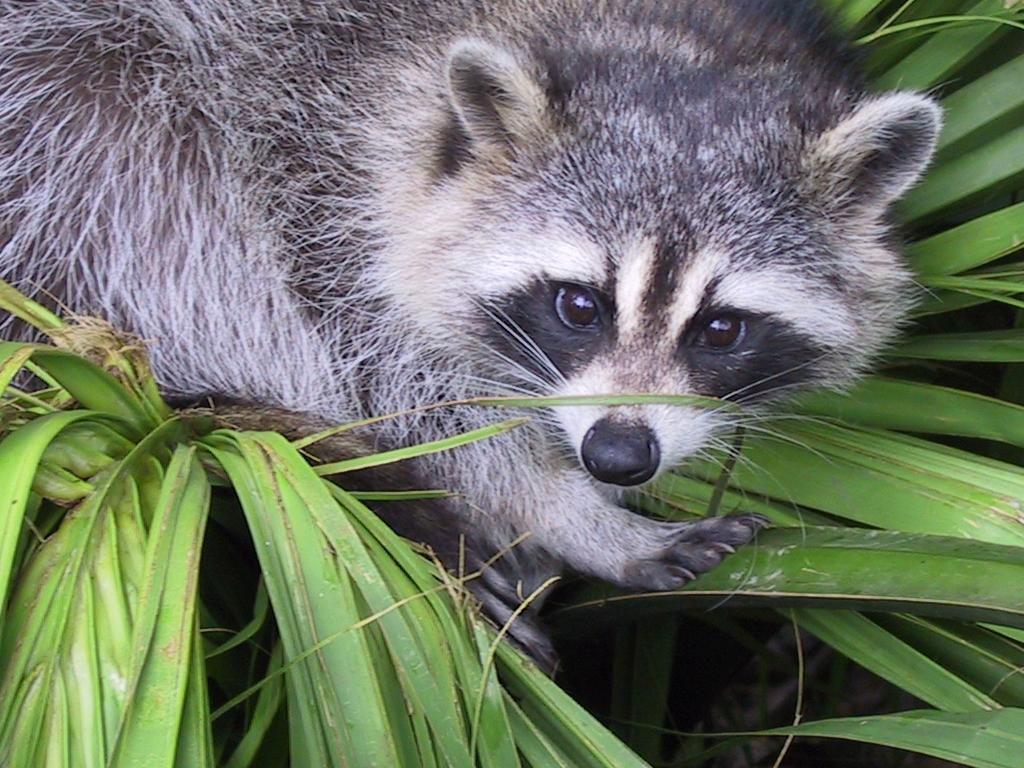
#> input picture py/ex03/animal.jpeg, 1024 x 768 px
$ python zoom.py
#> lines starting #> are read from the running program, lines starting #| are printed output that depends on the picture
### py/ex03/load_image.py
import numpy as np
from PIL import Image


def ft_load(path: str) -> np.ndarray:
    """Load an image from a file and convert it to a numpy array."""
#> called with path = 'animal.jpeg'
    try:
        img = Image.open(path)
#> img is the input picture: PIL image 1024x768 RGB; mean R, G, B 110.7, 117.7, 102.1
    except FileNotFoundError:
        raise FileNotFoundError(f"File not found: {path}")
    except Exception as e:
        raise Exception(f"Failed to load image: {e}")
    if img.format.lower() not in ['jpg', 'jpeg']:
        raise ValueError(f"Unsupported image format: {img.format}")
    img = np.array(img)

    img_np = np.array(img)
    print('The shape of image is:', img_np.shape)
#| The shape of image is: (768, 1024, 3)
#> (printed output is left out)
    return img_np

### py/ex03/zoom.py
import numpy as np
import matplotlib.pyplot as plt
from load_image import ft_load


def zoom_image(image: np.ndarray) -> np.ndarray:
    """Zoom into the center of the image."""
    size = 400
    h, w = image.shape[:2]
#> h = 768; w = 1024
    center_y, center_x = h // 2, w // 2
#> center_y = 384; center_x = 512
    half = size // 2
    # zoomed = image[104:504, 462:862]
    print(image)
#> (printed output is left out)
    zoomed = image[center_y-half-80:center_y+half-80,
                   center_x-half+150:center_x+half+150]
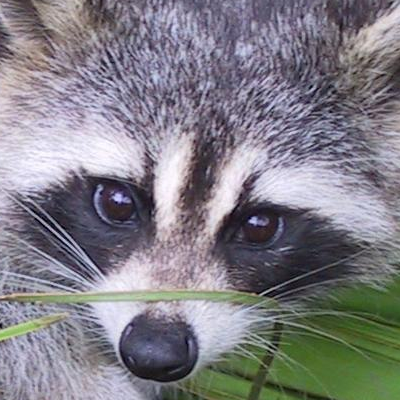
#> zoomed: shape (400, 400, 3); mean R, G, B 128.8, 126.4, 133.6

    zoomed = zoomed[:, :, [1]]
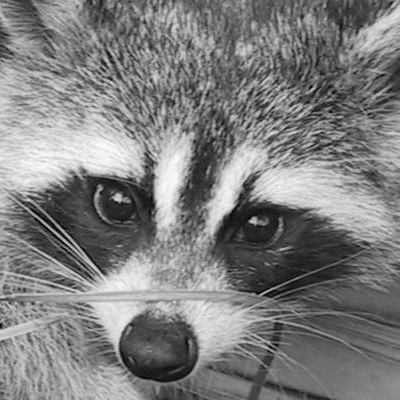
#> zoomed: shape (400, 400, 1); min 0, max 252, mean 126.4
    print(f"New shape after slicing: {zoomed.shape}")
#| New shape after slicing: (400, 400, 1)
    print(zoomed)
#> (printed output is left out)
    plt.imshow(zoomed, cmap='gray')
    plt.grid(False)
    plt.show()
    return zoomed


def main():
    img = ft_load("animal.jpeg")
    print(img)
    zoom_image(img)


if __name__ == "__main__":
    main()
